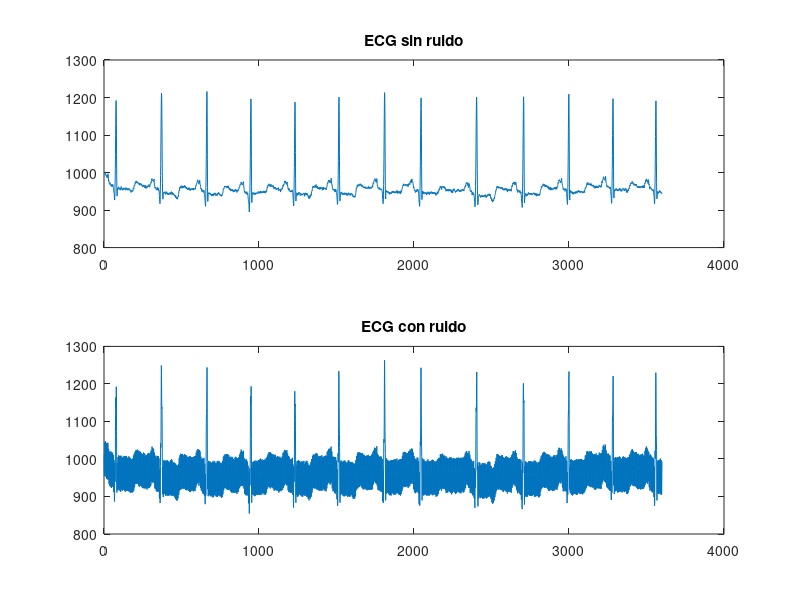

Source code (MATLAB): (Note: this script raises an error after producing the figure.)
% Cargar archivo con señales ECG
load('ecg_data.mat');

% Graficar señales de ECG sin ruido y con ruido
figure(1);
subplot(2,1,1);
plot(ecg);
title('ECG sin ruido');
subplot(2,1,2);
plot(ecg_noisy);
title('ECG con ruido');
sgtitle('Señales ECG originales')

% Calcular DFT
ecg_dft = fft(ecg);                             % Calcular la DFT de la señal sin ruido
ecg_noisy_dft = fft(ecg_noisy);                 % Calcular la DFT de la señal ruidosa
ecg_noisy_dB = mag2db(abs(ecg_noisy_dft));      % Calcular la magnitud de la DFT en dB

figure(2);
subplot(2,1,1);
plot(mag2db(abs(ecg_dft)));
title('Espectro de Fourier del ECG sin ruido');
ylabel('Magnitud (dB)');
subplot(2,1,2);
plot(ecg_noisy_dB);
title('Espectro de Fourier del ECG con ruido');
ylabel('Magnitud (dB)');
sgtitle('Espectos de Fourier')


% Aplicar un filtro para eliminar el ruido
for i = 1:2         % Repetir el proceso
    % Determina la maxima diferencia entre la señal sin ruido y con ruido
    % Lo importante es el indice
    [num_max, ind_max] = max(abs(ecg_dft-ecg_noisy_dft));
    % Se elimina la muestra con dicho indice 
    ecg_noisy_dft(ind_max) = 0;
end

% Calcular la inversa de la DFT para obtener la señal limpia
ecg_clean = ifft(ecg_noisy_dft);

% Graficar la señal limpia y comparar con la señal original
figure(3); clf;
subplot(2,1,1);
plot(ecg);
title('ECG sin ruido');
ylabel('Amplitud');
subplot(2,1,2);
plot(real(ecg_clean));
title('ECG limpio');
ylabel('Amplitud');
sgtitle('ECG original y limpio');
